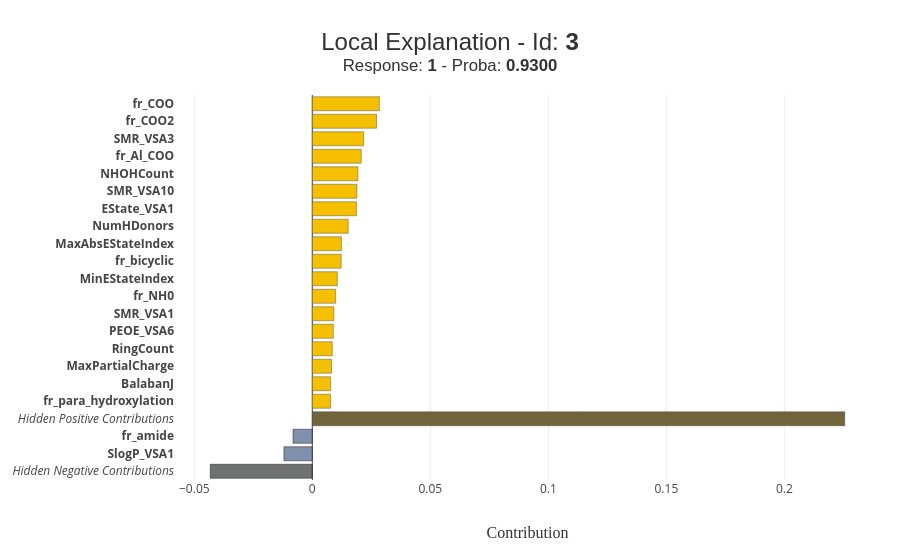

The notebook cell saved with this chart:
### Code cell
xpl.plot.local_plot(index=dia_idx)

### Figure 1 — Plotly figure (JSON) as saved in the notebook; plotly's stock layout.template omitted (floating-point values rounded to 4 significant figures)
{"data": [{"customdata": ["<b>Hidden Negative Contributions</b>"], "hovertemplate": "%{customdata}<br />Contribution: %{x:.4f}<extra></extra>", "marker": {"color": "rgba(52, 55, 54, 0.7)", "line": {"color": "rgba(27, 28, 28, 1.0)", "width": 0.5}}, "orientation": "h", "showlegend": false, "type": "bar", "x": [-0.04324], "y": ["<i>Hidden Negative Contributions</i>"]}, {"customdata": ["<b>SlogP_VSA1 :</b><br />-0.977961352624804"], "hovertemplate": "%{customdata}<br />Contribution: %{x:.4f}<extra></extra>", "marker": {"color": "rgba(74, 99, 138, 0.7)", "line": {"color": "rgba(27, 28, 28, 1.0)", "width": 0.5}}, "orientation": "h", "showlegend": false, "type": "bar", "x": [-0.01203], "y": ["<b>SlogP_VSA1</b>"]}, {"customdata": ["<b>fr_amide :</b><br />-0.5449978946619615"], "hovertemplate": "%{customdata}<br />Contribution: %{x:.4f}<extra></extra>", "marker": {"color": "rgba(74, 99, 138, 0.7)", "line": {"color": "rgba(27, 28, 28, 1.0)", "width": 0.5}}, "orientation": "h", "showlegend": false, "type": "bar", "x": [-0.008173], "y": ["<b>fr_amide</b>"]}, {"customdata": ["<b>Hidden Positive Contributions</b>"], "hovertemplate": "%{customdata}<br />Contribution: %{x:.4f}<extra></extra>", "marker": {"color": "rgba(113, 101, 59, 1.0)", "line": {"color": "rgba(52, 55, 54, 0.8)", "width": 0.5}}, "orientation": "h", "showlegend": false, "type": "bar", "x": [0.2256], "y": ["<i>Hidden Positive Contributions</i>"]}, {"customdata": ["<b>fr_para_hydroxylation :</b><br />1.9767987141645458"], "hovertemplate": "%{customdata}<br />Contribution: %{x:.4f}<extra></extra>", "marker": {"color": "rgba(244, 192, 0, 1.0)", "line": {"color": "rgba(52, 55, 54, 0.8)", "width": 0.5}}, "orientation": "h", "showlegend": false, "type": "bar", "x": [0.007742], "y": ["<b>fr_para_hydroxylation</b>"]}, {"customdata": ["<b>BalabanJ :</b><br />-0.09380623007433805"], "hovertemplate": "%{customdata}<br />Contribution: %{x:.4f}<extra></extra>", "marker": {"color": "rgba(244, 192, 0, 1.0)", "line": {"color": "rgba(52, 55, 54, 0.8)", "width": 0.5}}, "orientation": "h", "showlegend": false, "type": "bar", "x": [0.007753], "y": ["<b>BalabanJ</b>"]}, {"customdata": ["<b>MaxPartialCharge :</b><br />0.40148947158465154"], "hovertemplate": "%{customdata}<br />Contribution: %{x:.4f}<extra></extra>", "marker": {"color": "rgba(244, 192, 0, 1.0)", "line": {"color": "rgba(52, 55, 54, 0.8)", "width": 0.5}}, "orientation": "h", "showlegend": false, "type": "bar", "x": [0.008139], "y": ["<b>MaxPartialCharge</b>"]}, {"customdata": ["<b>RingCount :</b><br />0.10164752028321578"], "hovertemplate": "%{customdata}<br />Contribution: %{x:.4f}<extra></extra>", "marker": {"color": "rgba(244, 192, 0, 1.0)", "line": {"color": "rgba(52, 55, 54, 0.8)", "width": 0.5}}, "orientation": "h", "showlegend": false, "type": "bar", "x": [0.008453], "y": ["<b>RingCount</b>"]}, {"customdata": ["<b>PEOE_VSA6 :</b><br />0.5528669539762029"], "hovertemplate": "%{customdata}<br />Contribution: %{x:.4f}<extra></extra>", "marker": {"color": "rgba(244, 192, 0, 1.0)", "line": {"color": "rgba(52, 55, 54, 0.8)", "width": 0.5}}, "orientation": "h", "showlegend": false, "type": "bar", "x": [0.008907], "y": ["<b>PEOE_VSA6</b>"]}, {"customdata": ["<b>SMR_VSA1 :</b><br />0.37107605403689264"], "hovertemplate": "%{customdata}<br />Contribution: %{x:.4f}<extra></extra>", "marker": {"color": "rgba(244, 192, 0, 1.0)", "line": {"color": "rgba(52, 55, 54, 0.8)", "width": 0.5}}, "orientation": "h", "showlegend": false, "type": "bar", "x": [0.009138], "y": ["<b>SMR_VSA1</b>"]}, {"customdata": ["<b>fr_NH0 :</b><br />-0.16545488167602224"], "hovertemplate": "%{customdata}<br />Contribution: %{x:.4f}<extra></extra>", "marker": {"color": "rgba(244, 192, 0, 1.0)", "line": {"color": "rgba(52, 55, 54, 0.8)", "width": 0.5}}, "orientation": "h", "showlegend": false, "type": "bar", "x": [0.00991], "y": ["<b>fr_NH0</b>"]}, {"customdata": ["<b>MinEStateIndex :</b><br />0.09887547799693445"], "hovertemplate": "%{customdata}<br />Contribution: %{x:.4f}<extra></extra>", "marker": {"color": "rgba(244, 192, 0, 1.0)", "line": {"color": "rgba(52, 55, 54, 0.8)", "width": 0.5}}, "orientation": "h", "showlegend": false, "type": "bar", "x": [0.01061], "y": ["<b>MinEStateIndex</b>"]}, {"customdata": ["<b>fr_bicyclic :</b><br />-0.09308752589692836"], "hovertemplate": "%{customdata}<br />Contribution: %{x:.4f}<extra></extra>", "marker": {"color": "rgba(244, 192, 0, 1.0)", "line": {"color": "rgba(52, 55, 54, 0.8)", "width": 0.5}}, "orientation": "h", "showlegend": false, "type": "bar", "x": [0.01224], "y": ["<b>fr_bicyclic</b>"]}, {"customdata": ["<b>MaxAbsEStateIndex :</b><br />0.7707823238325024"], "hovertemplate": "%{customdata}<br />Contribution: %{x:.4f}<extra></extra>", "marker": {"color": "rgba(244, 192, 0, 1.0)", "line": {"color": "rgba(52, 55, 54, 0.8)", "width": 0.5}}, "orientation": "h", "showlegend": false, "type": "bar", "x": [0.01234], "y": ["<b>MaxAbsEStateIndex</b>"]}, {"customdata": ["<b>NumHDonors :</b><br />0.5999540742325311"], "hovertemplate": "%{customdata}<br />Contribution: %{x:.4f}<extra></extra>", "marker": {"color": "rgba(244, 192, 0, 1.0)", "line": {"color": "rgba(52, 55, 54, 0.8)", "width": 0.5}}, "orientation": "h", "showlegend": false, "type": "bar", "x": [0.0152], "y": ["<b>NumHDonors</b>"]}, {"customdata": ["<b>EState_VSA1 :</b><br />0.2832926965854797"], "hovertemplate": "%{customdata}<br />Contribution: %{x:.4f}<extra></extra>", "marker": {"color": "rgba(244, 192, 0, 1.0)", "line": {"color": "rgba(52, 55, 54, 0.8)", "width": 0.5}}, "orientation": "h", "showlegend": false, "type": "bar", "x": [0.01871], "y": ["<b>EState_VSA1</b>"]}, {"customdata": ["<b>SMR_VSA10 :</b><br />0.28544985348086327"], "hovertemplate": "%{customdata}<br />Contribution: %{x:.4f}<extra></extra>", "marker": {"color": "rgba(244, 192, 0, 1.0)", "line": {"color": "rgba(52, 55, 54, 0.8)", "width": 0.5}}, "orientation": "h", "showlegend": false, "type": "bar", "x": [0.0189], "y": ["<b>SMR_VSA10</b>"]}, {"customdata": ["<b>NHOHCount :</b><br />0.37654465024673045"], "hovertemplate": "%{customdata}<br />Contribution: %{x:.4f}<extra></extra>", "marker": {"color": "rgba(244, 192, 0, 1.0)", "line": {"color": "rgba(52, 55, 54, 0.8)", "width": 0.5}}, "orientation": "h", "showlegend": false, "type": "bar", "x": [0.01932], "y": ["<b>NHOHCount</b>"]}, {"customdata": ["<b>fr_Al_COO :</b><br />1.4606152986984344"], "hovertemplate": "%{customdata}<br />Contribution: %{x:.4f}<extra></extra>", "marker": {"color": "rgba(244, 192, 0, 1.0)", "line": {"color": "rgba(52, 55, 54, 0.8)", "width": 0.5}}, "orientation": "h", "showlegend": false, "type": "bar", "x": [0.02074], "y": ["<b>fr_Al_COO</b>"]}, {"customdata": ["<b>SMR_VSA3 :</b><br />-0.31502882519985753"], "hovertemplate": "%{customdata}<br />Contribution: %{x:.4f}<extra></extra>", "marker": {"color": "rgba(244, 192, 0, 1.0)", "line": {"color": "rgba(52, 55, 54, 0.8)", "width": 0.5}}, "orientation": "h", "showlegend": false, "type": "bar", "x": [0.02175], "y": ["<b>SMR_VSA3</b>"]}, {"customdata": ["<b>fr_COO2 :</b><br />1.2898776012590374"], "hovertemplate": "%{customdata}<br />Contribution: %{x:.4f}<extra></extra>", "marker": {"color": "rgba(244, 192, 0, 1.0)", "line": {"color": "rgba(52, 55, 54, 0.8)", "width": 0.5}}, "orientation": "h", "showlegend": false, "type": "bar", "x": [0.02721], "y": ["<b>fr_COO2</b>"]}, {"customdata": ["<b>fr_COO :</b><br />1.3152878705392061"], "hovertemplate": "%{customdata}<br />Contribution: %{x:.4f}<extra></extra>", "marker": {"color": "rgba(244, 192, 0, 1.0)", "line": {"color": "rgba(52, 55, 54, 0.8)", "width": 0.5}}, "orientation": "h", "showlegend": false, "type": "bar", "x": [0.02839], "y": ["<b>fr_COO</b>"]}], "layout": {"barmode": "group", "height": 550, "hovermode": "closest", "margin": {"b": 70, "l": 150, "r": 20, "t": 95}, "title": {"font": {"color": "rgb(50, 50, 50)", "family": "Arial", "size": 24}, "text": "Local Explanation - Id: <b>3</b><br><sup>Response: <b>1</b> - Proba: <b>0.9300</b></sup>", "x": 0.5, "xanchor": "center", "y": 0.9091, "yanchor": "middle"}, "width": 900, "xaxis": {"title": {"font": {"color": "rgb(50, 50, 50)", "family": "Arial Black", "size": 16}, "text": "Contribution"}}, "yaxis": {"automargin": true, "dtick": 1, "title": {"font": {"color": "rgb(50, 50, 50)", "family": "Arial Black", "size": 16}}, "type": "category"}}}
